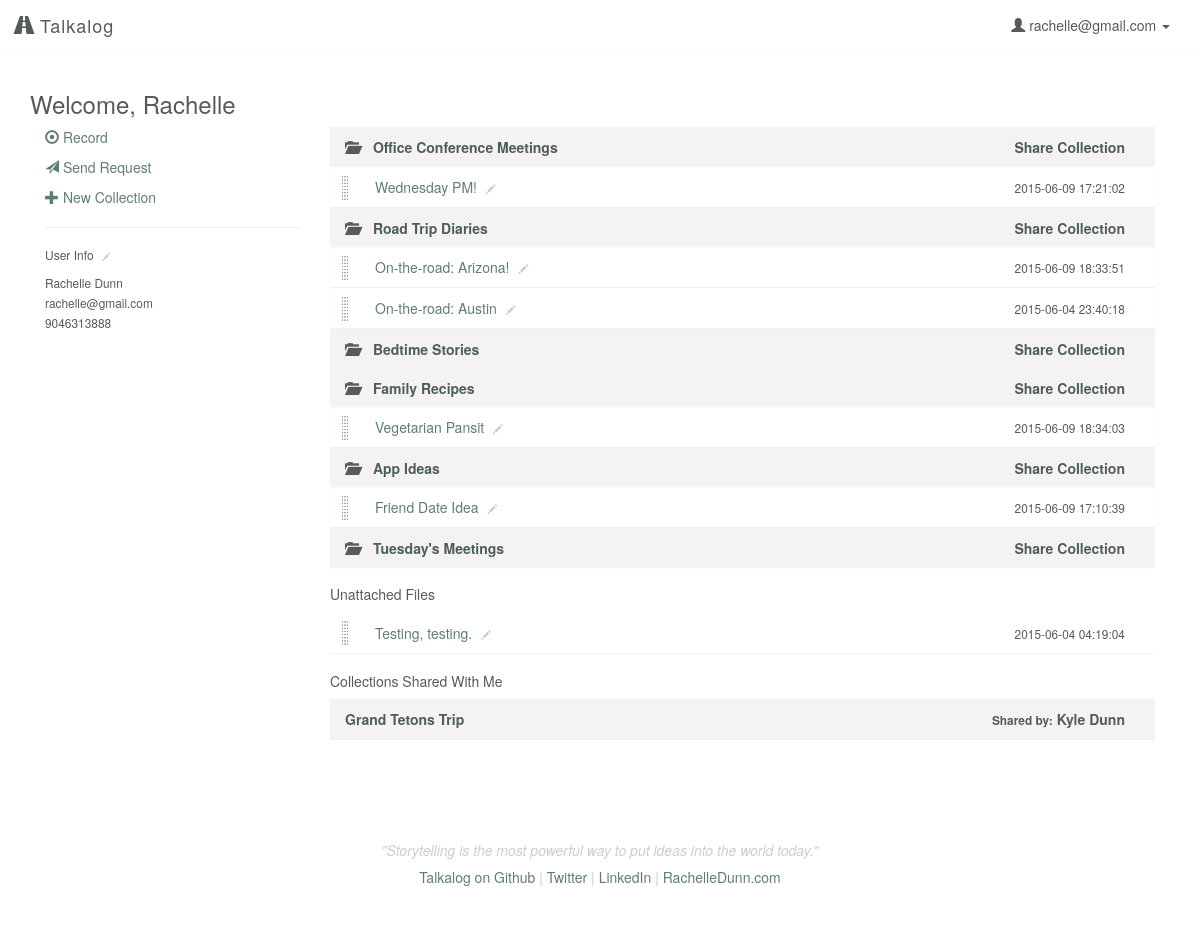
Before: /profile (signed in) with the older database file.
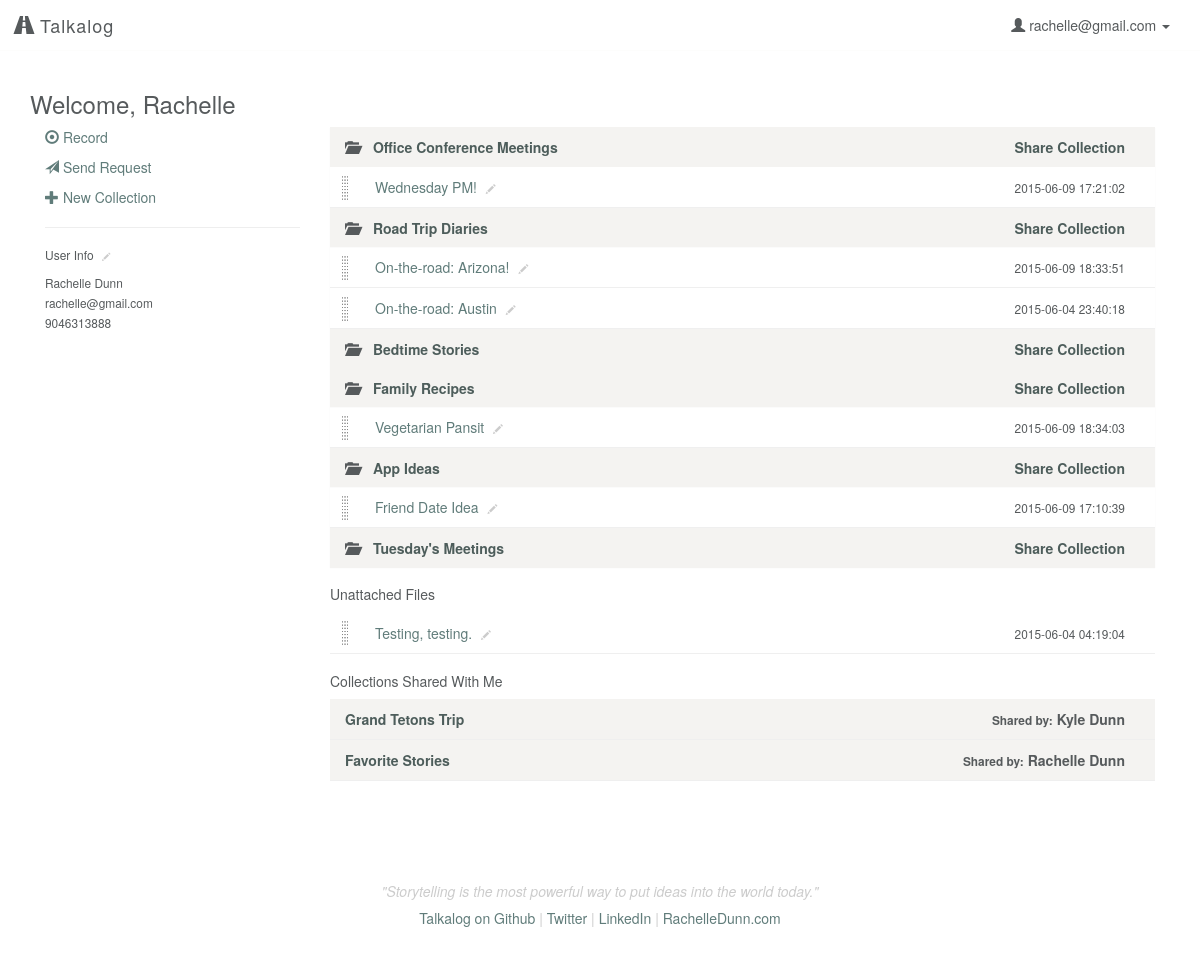
After: the same page with the newer database file.
### model.py (models this page shows, shortened)
class User(db.Model):
    __tablename__ = "Users"
    id = db.Column(db.Integer, autoincrement=True, primary_key=True)
    email = db.Column(db.String(100), nullable=False)
    password = db.Column(db.String(50), nullable=False)
    first_name = db.Column(db.String(50), nullable=False)
    last_name = db.Column(db.String(50), nullable=False)
    tel = db.Column(db.String, nullable=False)

class Collection(db.Model):
    __tablename__ = "Collections"
    id = db.Column(db.Integer, autoincrement=True, primary_key=True)
    user_id = db.Column(db.Integer, db.ForeignKey('Users.id'), nullable=False)
    title = db.Column(db.String, nullable=False, default='Untitled Collection')
    user = db.relationship("User", backref=db.backref("collections", order_by=id))

class CollectionsUploads(db.Model):
    __tablename__ = "CollectionsUploads"
    id = db.Column(db.Integer, autoincrement=True, primary_key=True)
    collection_id = db.Column(db.Integer, db.ForeignKey('Collections.id'), nullable=False)
    upload_id = db.Column(db.Integer, db.ForeignKey('Uploads.id'), nullable=False)
    collection = db.relationship("Collection", backref=db.backref("collectionsuploads", order_by=id))
    upload = db.relationship("Upload", backref=db.backref("collectionsuploads", order_by=id))

class Upload(db.Model):
    __tablename__ = "Uploads"
    id = db.Column(db.Integer, autoincrement=True, primary_key=True)
    user_id = db.Column(db.Integer, db.ForeignKey('Users.id'), nullable=False)
    title = db.Column(db.String, nullable=False, default=db.func.now())
    path = db.Column(db.String(50))
    mimetype = db.Column(db.String(50), default='wav') # wav, jpg, mp3
    datetime = db.Column(db.DateTime, default=db.func.now(), onupdate=db.func.now()) # set datetime to current timestamp
    transcript = db.Column(db.Text)
    user = db.relationship("User", backref=db.backref("uploads", order_by=id))

class CollectionsUsers(db.Model):
    __tablename__ = "CollectionsUsers"
    id = db.Column(db.Integer, autoincrement=True, primary_key=True)
    collection_id = db.Column(db.Integer, db.ForeignKey('Collections.id'), nullable=False)
    user_id = db.Column(db.Integer, db.ForeignKey('Users.id'), nullable=False)
    collection = db.relationship("Collection", backref=db.backref("collectionsusers", order_by=id))
    user = db.relationship("User", backref=db.backref("collectionsusers", order_by=id))

### server.py (the view)
@app.route('/profile')
def user_page():
	"""User profile with list of audio collections and files."""
	if 'email' in session:
		user_email = session['email']
		user = User.query.filter_by(email=user_email).first()
		user_uploads = user.uploads
		user_collections = user.collections
		user_cu = []
		for collection in user_collections:
			cu = collection.collectionsuploads
			for i in cu:
				user_cu.append(i.upload_id)
		singleuploads = []
		for i in user_uploads:
			if i.id not in user_cu:
				singleuploads.append(i)
		return render_template('profile.html', user=user,
			singleuploads=singleuploads, upload_folder=UPLOAD_FOLDER)
	else:
		flash('You must be logged in to view files')
		return redirect('/login')

### templates/profile.html (shortened to what this page needs)
{% extends 'base.html' %}
{% block content %}
    <h3>Welcome, {{ user.first_name }}</h3>
    <div class="row">
        <div class="col-sm-3">
            <p><a href="/record"><span class="glyphicon glyphicon-record" aria-hidden="true"></span> Record</a></p>
            <p><a href="/generate"><span class="glyphicon glyphicon-send" aria-hidden="true"></span> Send Request</a></p>
            <p><a href="#" data-toggle="modal" data-target="#myModal"><span class="glyphicon glyphicon-plus" aria-hidden="true"></span> New Collection</a></p>
            <hr>
            <h6>User Info <a href="/edit/user"><span class="glyphicon glyphicon-pencil click-to-edit" aria-hidden="true"></span></a></h6>
            <p><small>{{ user.first_name }} {{ user.last_name }}<br>
                {{ user.email }}<br>
                {{ user.tel }}</small></p>
        </div>
        <div class="col-sm-9">
            <div class="file-box">
                <ul class="list-group panel-group" id="accordion">
                    {% if user.collections %}
                        <div class="panel panel-default">
                            {% for collection in user.collections %}
                                <li class="droppable list-group-item collection row panel-heading" collection-id="{{ collection.id }}">
                                    <div class="name col-xs-8 panel-title">
                                        <a class="accordion-toggle" data-toggle="collapse" data-parent="#accordion" href="#collapse{{ collection.id }}"><span class="indicator glyphicon glyphicon-folder-open" aria-hidden="true"></span></a>
                                        <a href="/collection/{{ collection.id }}">{{ collection.title }}</a>
                                    </div>
                                    <div class="share col-xs-4 text-right">
                                        <a href="#" data-toggle="modal" data-target="#share-{{ collection.id }}">
                                          Share <span class="hidden-xs">Collection</span>
                                        </a>
                                    </div>
                                </li>
                                <div class="panel-collapse collapse in" id="collapse{{ collection.id }}">
                                    <div class="panel-body">
                                    {% for cu in collection.collectionsuploads %}
                                        <li class="draggable upload list-group-item row" upload-id="{{ cu.upload.id }}">
                                            <div class="name col-xs-8">
                                                <div class="control-group control-group-inline">
                                                    <div class="controls">
                                                        <a href="/listen/{{ cu.upload.id }}" class="upload-title" data-toggle="#pencil-{{ cu.upload.id }}" upload-id="{{ cu.upload.id }}" id="upload-{{ cu.upload.id }}">{{ cu.upload.title }}</a>
                                                        <span class="edit" id="pencil-{{ cu.upload.id }}" upload-id="{{ cu.upload.id }}"><span class="glyphicon glyphicon-pencil click-to-edit" aria-hidden="true"></span></span>
                                                    </div>
                                                </div>
                                            </div>
                                            <div class="type col-xs-4 text-right">
                                                <small>{{ cu.upload.datetime }}</small>
                                            </div>
                                        </li>
                                    {% endfor %}
                                    </div>
                                </div>
                            {% endfor %}
                        </div>
                    {% endif %}
                </ul>
            </div>
            {% if singleuploads %}
            <h5>Unattached Files</h5>
            <div class="file-box">
                <ul class="list-group">
                    {% for upload in singleuploads %}
                        {% if upload.path %}
                            <li class="draggable upload list-group-item row" upload-id="{{ upload.id }}">
                                <div class="name col-xs-8">
                                    <div class="control-group control-group-inline">
                                        <div class="controls">
                                            <a href="/listen/{{ upload.id }}" class="upload-title" data-toggle=".pencil-{{ upload.id }}" upload-id="{{ upload.id }}" id="upload-{{ upload.id }}">{{ upload.title }}</a>
                                            <span class="edit pencil-{{ upload.id }}"><span class="glyphicon glyphicon-pencil click-to-edit" aria-hidden="true"></span></span>
                                        </div>
                                    </div>
                                </div>
                                <div class="type col-xs-4 text-right">
                                    <small>{{ upload.datetime }}</small>
                                </div>
                            </li>
                        {% endif %}
                    {% endfor %}
                </ul>
            </div>
            {% endif %}
            {% if user.collectionsusers %}
            <h5>Collections Shared With Me</h5>
            <div class="file-box">
                <ul class="list-group">
                    {% for collection in user.collectionsusers %}
                        <li class="list-group-item collection row">
                            <div class="name col-xs-8"><a href="/collection/{{ collection.collection.id }}">{{ collection.collection.title }}</a></div>
                            <div class="col-xs-4 text-right"><small class="hidden-xs">Shared by:</small> {{ collection.collection.user.first_name }} {{ collection.collection.user.last_name }}</div>
                        </li>
                    {% endfor %}
                </ul>
            </div>
            {% endif %}
        </div>
    </div>
{% endblock %}

### templates/base.html (shortened to what this page needs)
<!DOCTYPE html>
<html lang="en">
    <head>
        <link rel="stylesheet" href="https://maxcdn.bootstrapcdn.com/bootstrap/3.3.4/css/bootstrap.min.css">
        <link rel="stylesheet" href="/static/css/style.css"/>
        <link rel="stylesheet" href="https://ajax.googleapis.com/ajax/libs/jqueryui/1.11.4/themes/smoothness/jquery-ui.css"/>
    </head>
    <body>
        <nav class="navbar navbar-default">
            <div class="container-fluid">
                <div class="navbar-header">
                    <a class="navbar-brand" href="/"><span class="glyphicon glyphicon-road" aria-hidden="true"></span> Talkalog</a>
                </div>
                <div class="collapse navbar-collapse" id="bs-example-navbar-collapse-1">
                    <ul class="nav navbar-nav navbar-right">
                    {% if 'email' in session %}
                        <li class="dropdown">
                        <a href="#" class="dropdown-toggle" data-toggle="dropdown" role="button" aria-expanded="false"><span class="glyphicon glyphicon-user" aria-hidden="true"></span> {{ session['email'] }} <span class="caret"></span></a>
                        </li>
                    {% else %}
                        <li><a href="/login">Login</a></li>
                        <li><a href="/signup">Sign Up</a></li>
                    {% endif %}
                    </ul>
                </div>
            </div>
        </nav>
        <div class="container">
            {% block content %}{% endblock %}
        </div>
        <div class="container">
            <footer class="footer">
                <p>"Storytelling is the most powerful way to put ideas into the world today."</p>
                <h5><a href="http://github.com/rachelledunn/talkalog" target="_blank">Talkalog on Github</a> | <a href="http://twitter.com/rchdnn" target="_blank">Twitter</a> | <a href="http://linkedin.com/in/rachelledunn" target="_blank">LinkedIn</a> | <a href="http://rachelledunn.com/" target="_blank">RachelleDunn.com</a></h5>
            </footer>
        </div>
    </body>
</html>

### static/css/style.css (style rules this page uses)
body { background-color: #ffffff; color: #565a5c; }
a { color: #607c7a; -webkit-transition: color 0.1s linear 0s; -moz-transition: color 0.1s linear 0s; -o-transition: color 0.1s linear 0s; transition: color 0.1s linear 0s; }
.h1, .h2, .h3, .h4, .h5, h1, h2, h3, h4, h5 { font-weight: 200; }
.navbar-default { border-radius: 0; border: none; background: transparent; border-bottom: 1px solid rgba(244, 243, 241, 0.2); }
.navbar-default .navbar-brand { font-weight: 200; letter-spacing: 1px; }
.navbar-default a, .navbar-default .navbar-brand, .navbar-default .navbar-nav > li > a { color: #565a5c; }
.row { margin-left: auto; margin-right: auto; }
.footer { padding-top: 40px; padding-bottom: 40px; margin-top: 40px; text-align: center; color: #cccccc; }
.footer p { font-style: italic; }
.list-group-item { border-radius: 0 !important; border: none; border-bottom: 1px solid #efefef; }
.draggable { background: url("/static/img/drag-drop.png") no-repeat 10px center/10px auto rgba(255, 255, 255, 0.7); clear: both; display: block; min-height: 40px; padding-left: 30px; }
.collection, .list-group-heading { background-color: #F4F3F1 !important; padding-left: 0; font-weight: 600; }
.collection a, .list-group-heading a { color: #4d5d5b; }
.panel-heading { border-radius: 0; }
.panel-body { padding: 0; }
.panel-default > .panel-heading + .panel-collapse > .panel-body { border: none; }
.list-group-item:first-child, .list-group-item:last-child { margin-bottom: 0; border-radius: 0; }
.panel-title { margin-top: inherit; margin-bottom: inherit; font-size: inherit; color: inherit; }
.panel-group .panel { margin-bottom: 0; border-radius: 0; border: none; }
.panel-default > .panel-heading { color: inherit; background-color: inherit; }
.glyphicon-folder-open, .glyphicon-folder-close { color: #565a5c; padding-right: 10px; }
.click-to-edit { font-size: 70%; vertical-align: baseline; padding: 0 5px; color: #cccccc; }

Changed rows visible on the page:
added CollectionsUsers: collection "Favorite Stories", collection.user.first_name "Rachelle", collection.user.last_name "Dunn"
